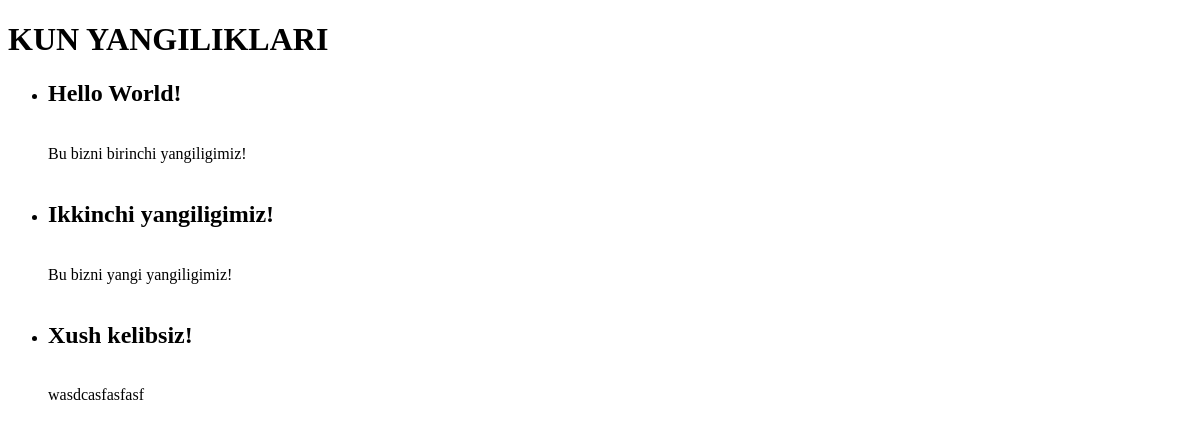
Before: / with the older database file.
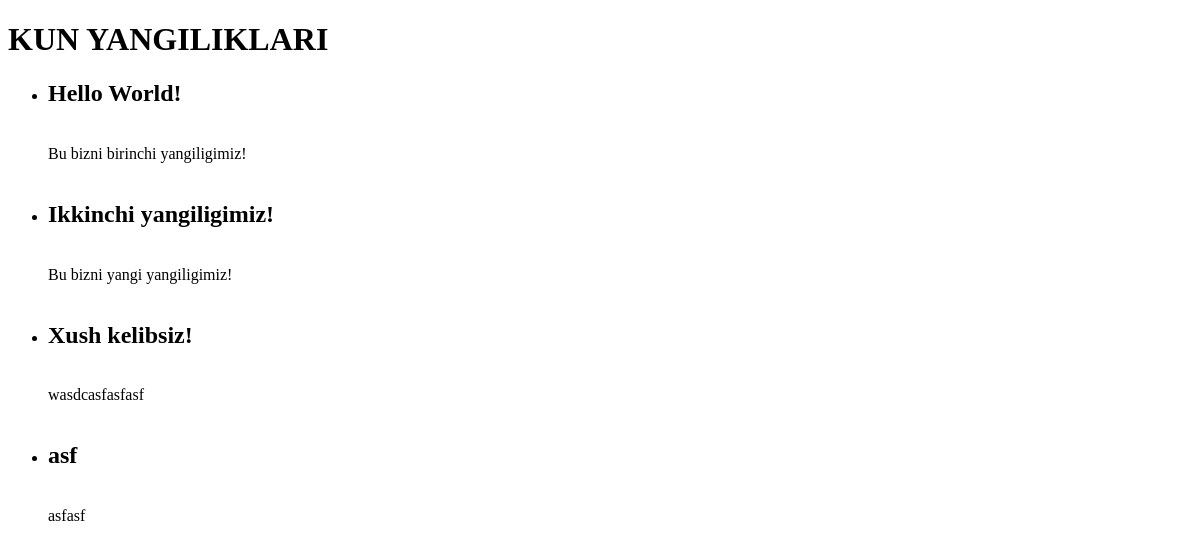
After: the same page with the newer database file.
### news/models.py (models this page shows, shortened)
class Post(models.Model):
    title = models.CharField(max_length=150)
    description = models.TextField()

### news/views.py (the view)
# urls.py: path('', HomePageView.as_view(), name='home'),
class HomePageView(ListView):
    model = Post
    template_name = 'home.html'

### templates/home.html (shortened to what this page needs)
<!DOCTYPE html>
<html lang="en">
<head>
</head>
<body>
    <h1>KUN YANGILIKLARI</h1>
    <ul>
        {% for post in object_list %}
        <li>
            <h2>
            {{ post.title }}
            </h2><br>{{ post.description }}
        </li>
        <br>
        {% endfor %}
    </ul>
</body>
</html>

Changed rows visible on the page:
added Post: title "asf", description "asfasf"
